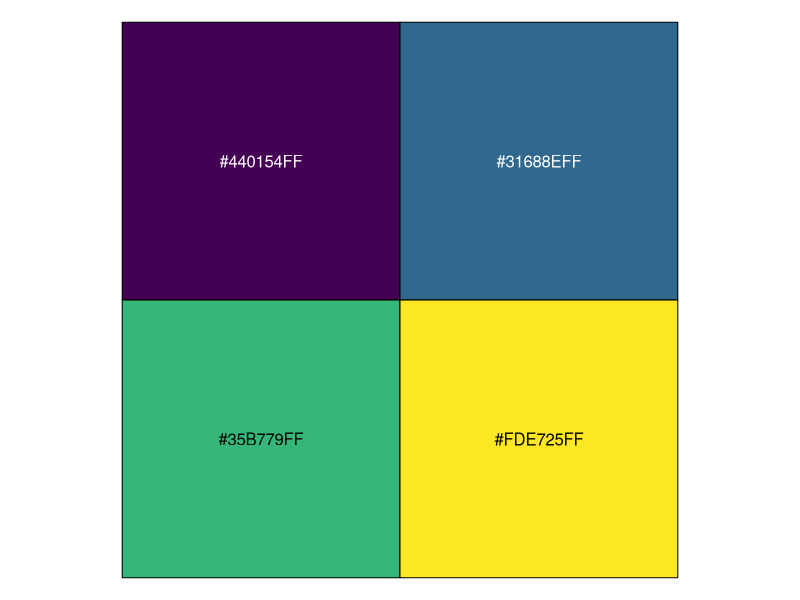
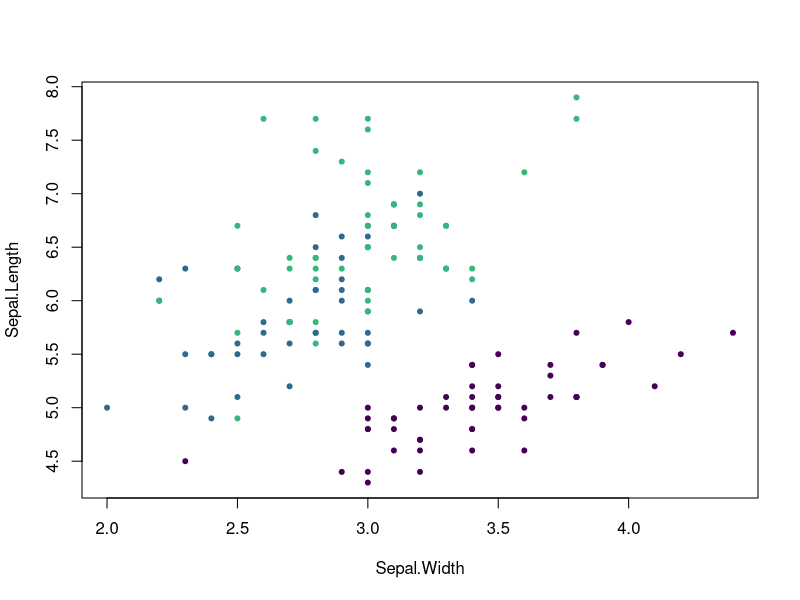
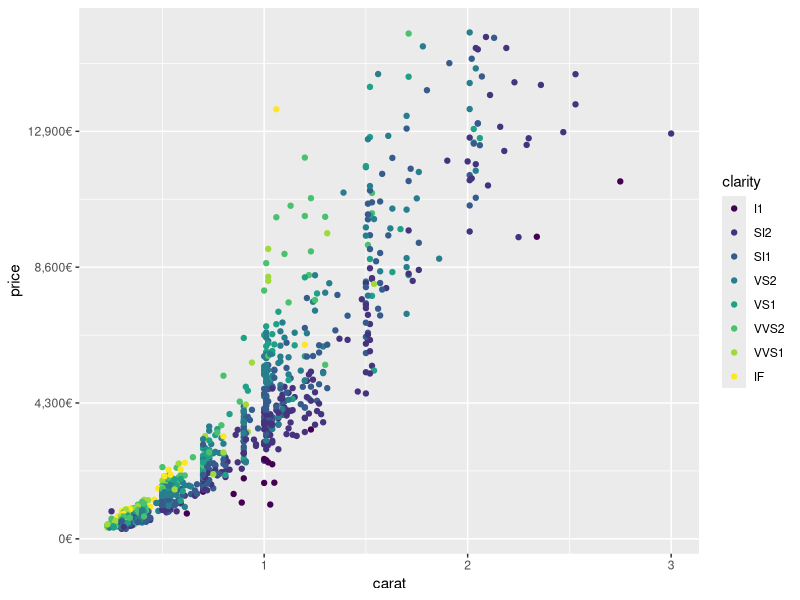
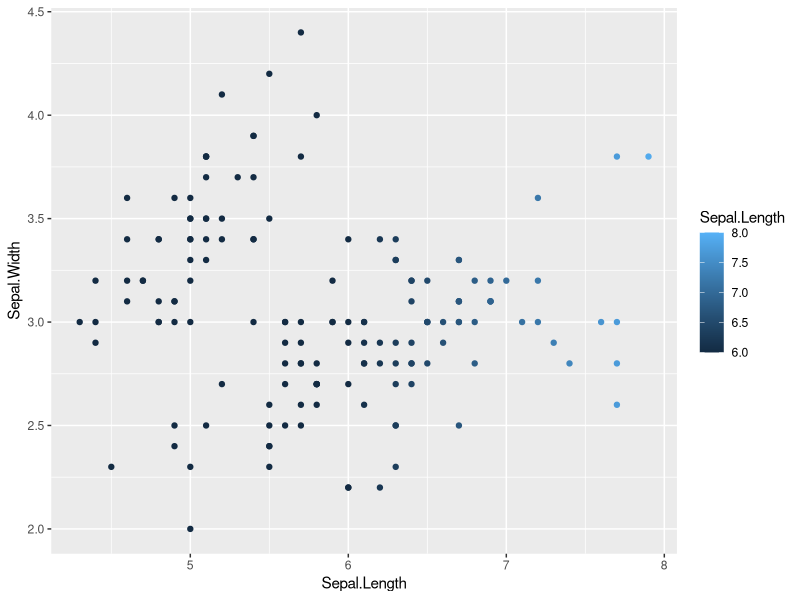
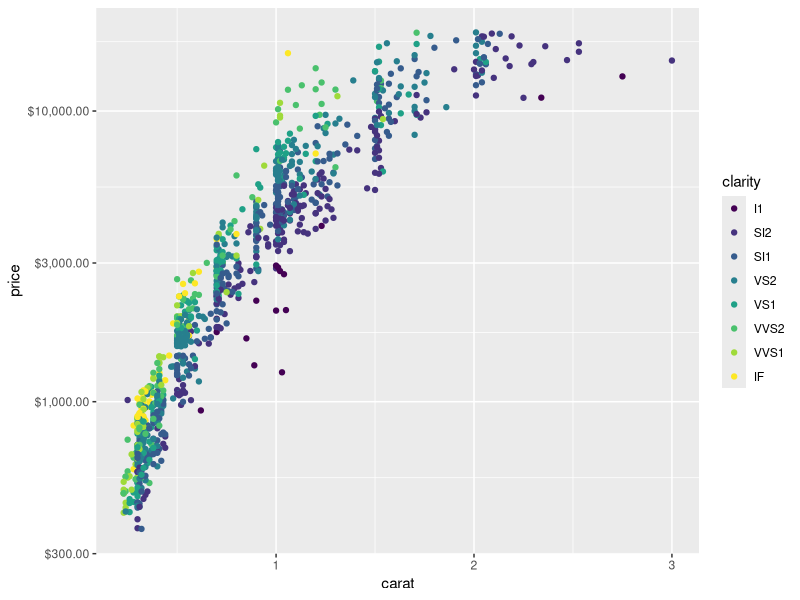

Generate these figures, in order, with R:
## ---- chunk 1
knitr::opts_chunk$set(
  collapse = TRUE, comment = "#>",
  fig.align = "center",
  fig.asp = 0.618, # 1 / phi
  fig.width = 5.5
)

library(scales)
library(tidyverse)
## ---- chunk 2
# pull a list of colours from any palette
viridis_pal()(4)
brewer_pal(type = "div", direction = -1)(4)
div_gradient_pal()(seq(0, 1, length.out = 4))
## ---- chunk 3
# show_col is a quick way to view palette output
show_col(viridis_pal()(4))
## ---- chunk 4
palette(viridis_pal()(4))
plot(Sepal.Length ~ Sepal.Width, data = iris, col = Species, pch = 20)
## ---- chunk 5
your_data <- runif(13, 1, 20)
area_pal(range = c(1, 20))(your_data)
shape_pal()(6)
## ---- chunk 6
number(c(12.3, 4, 12345.789, 0.0002))
## ---- chunk 7
number(c(12.3, 4, 12345.789, 0.0002),
  big.mark = ".",
  decimal.mark = ",",
  accuracy = .01
)
## ---- chunk 8
# percent() function takes a numeric and does your division and labelling for you
percent(c(0.1, 1 / 3, 0.56))

# comma() adds commas into large numbers for easier readability
comma(10e6)

# dollar() adds currency symbols
dollar(c(100, 125, 3000))

# unit_format() adds unique units
# the scale argument allows for simple conversion on the fly
unit_format(unit = "ha", scale = 1e-4)(c(10e6, 10e4, 8e3))
## ---- chunk 9
# percent formatting in the French style
french_percent <- percent_format(decimal.mark = ",", suffix = " %")
french_percent(runif(10))

# currency formatting Euros (and simple conversion!)
usd_to_euro <- dollar_format(prefix = "", suffix = "\u20ac", scale = .86)
usd_to_euro(100)
## ---- chunk 10
dsamp <- dplyr::sample_n(diamonds, 1000)
ggplot(dsamp, aes(x = carat, y = price, colour = clarity)) +
  geom_point() + scale_y_continuous(labels = usd_to_euro)
## ---- chunk 11
# the rescale functions can rescale continuous vectors to new min, mid, or max values
x <- runif(5, 0, 1)
x

rescale(x, to = c(0, 50))
rescale_mid(x, mid = .25)
rescale_max(x, to = c(0, 50))
## ---- chunk 12
# squish() will squish your values into a specified range, respecting NAs
squish(c(-1, 0.5, 1, 2, NA), range = c(0, 1))

# discard will drop data outside a range, respecting NAs
scales::discard(c(-1, 0.5, 1, 2, NA), range = c(0, 1))

# censor will return NAs for values outside a range
censor(c(-1, 0.5, 1, 2, NA), range = c(0, 1))
## ---- chunk 13
ggplot(iris, aes(x = Sepal.Length, y = Sepal.Width, colour = Sepal.Length)) +
  geom_point() + scale_color_continuous(limit = c(6, 8), oob = scales::squish)
## ---- chunk 14
# use trans_new to build a new transformation
dollar_log <- trans_new(
  name = "dollar_log",
  trans = log_trans(base = 10)$trans, # extract a single element from another trans
  inverse = function(x) 10^(x), # or write your own custom functions
  breaks = log_breaks(),
  format = dollar_format()
  )
## ---- chunk 15
# apply our new transformation!
ggplot(dsamp, aes(x = carat, y = price, colour = clarity)) +
  geom_point() + scale_y_continuous(trans = dollar_log)
